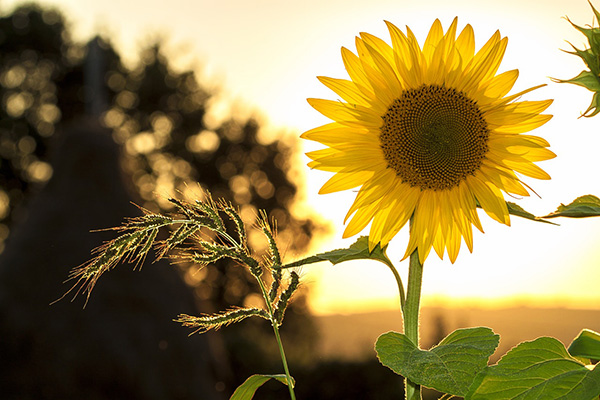
#> input picture Home Work files/sunflower.jpg, 600 x 400 px
$ python -i 'ED_& _FW_open_CV_HW.py'   (imports and definitions only)   (older library calls are emulated)
#> lines starting #> are read from the running program, lines starting #| are printed output that depends on the picture
#> further down, picture is the input picture: shape (400, 600, 3); mean B, G, R 78.6, 128.9, 146.8
import cv2
import numpy as np
import matplotlib.pyplot as plt

# [9 lines left out: function display_image, not called in this run]

def apply_edge_detection(image, method="sobel", ksize=3, threshold1=100, threshold2=200):
#> called with method = 'sobel', ksize = 3, threshold1 = 100, threshold2 = 200
    if method == "sobel":
        gray = cv2.cvtColor(image, cv2.COLOR_BGR2GRAY)
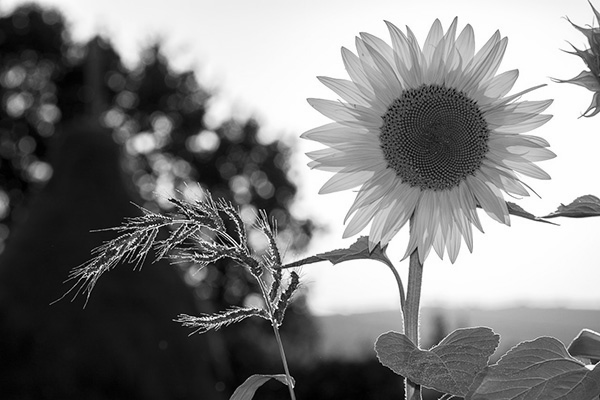
#> gray: shape (400, 600); min 0, max 255, mean 128.5
        sobelx = cv2.Sobel(gray, cv2.CV_64F, 1, 0, ksize=ksize)
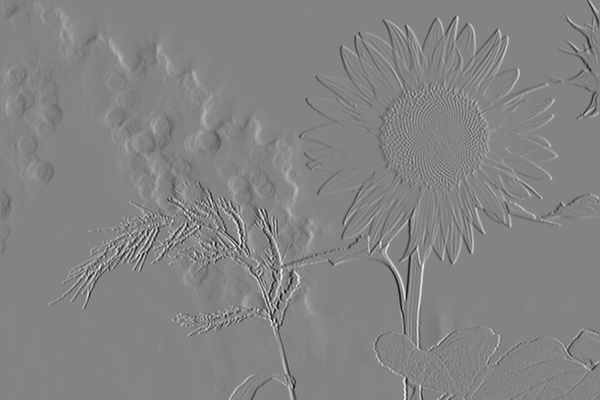
#> sobelx: shape (400, 600) float64; min -904, max 845, mean 1.8; drawn with min black and max white
        sobely = cv2.Sobel(gray, cv2.CV_64F, 0, 1, ksize=ksize)
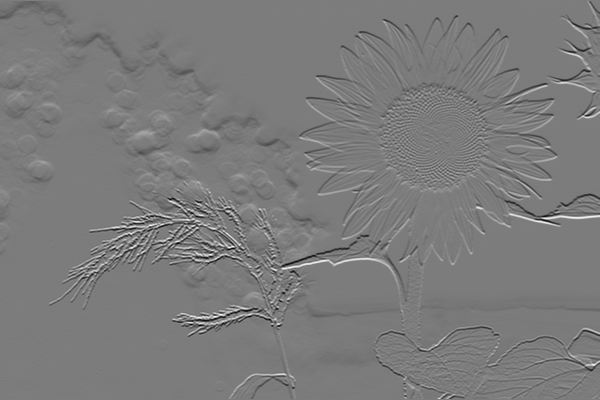
#> sobely: shape (400, 600) float64; min -880, max 925, mean -4.1; drawn with min black and max white
        return cv2.convertScaleAbs(sobelx) | cv2.convertScaleAbs(sobely)
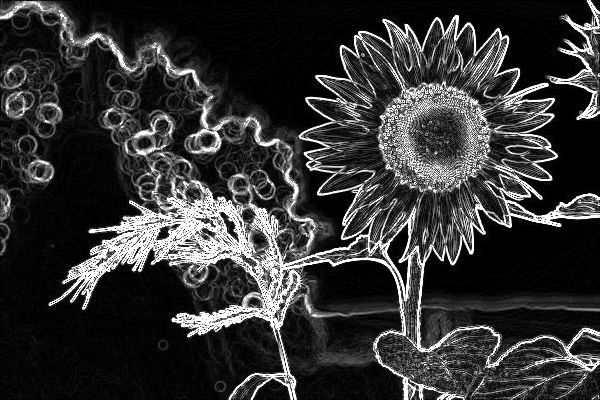
#> returned value: shape (400, 600); min 0, max 255, mean 52.9

    elif method == "canny":
        gray = cv2.cvtColor(image, cv2.COLOR_BGR2GRAY)
        return cv2.Canny(gray, threshold1, threshold2)

    elif method == "laplacian":
        gray = cv2.cvtColor(image, cv2.COLOR_BGR2GRAY)
        lap = cv2.Laplacian(gray, cv2.CV_64F)
        return cv2.convertScaleAbs(lap)

# [61 lines left out: functions apply_filter, interactive_edge_detection, not called in this run]

# ✅ run program
# [1 line not run here, left out]

>>> import cv2
>>> picture = cv2.imread('sunflower.jpg')
>>> result = apply_edge_detection(picture)
